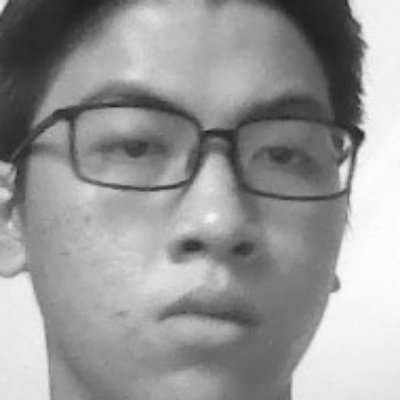
#> input picture face-recognition-project/data/user.123456-CONGHAU.19.jpg, 400 x 400 px, given in place of the camera
$ jupyter execute --allow-errors 'Face recognizer.ipynb'   (text cells are left out)
#> lines starting #> are read from the running program, lines starting #| are printed output that depends on the picture
[cell 1]
#1. Generate dataset
#2. Train the classifier and save it
#3. Detect the face and named it if it is already stored in our dataset

[cell 2]
import cv2

[cell 3]
def generate_dataset() :
    face_classifier = cv2.CascadeClassifier("haarcascade_frontalface_default.xml")
    def face_cropped(img):
        gray = cv2.cvtColor(img, cv2.COLOR_BGR2GRAY)
        faces = face_classifier.detectMultiScale(gray, 1.3, 5)
        #scaling factor=1.3
        #Minimum neighbor=5
        if faces is () :
            return None
        for(x, y, w, h) in faces:
            cropped_face = img[y:y+h, x:x+w]
        return cropped_face
    cap = cv2.VideoCapture(0)
    id = 1
    img_id = 0

    while True :
        ret, frame = cap.read()
#> frame is the input picture: shape (400, 400, 3); min 25, max 254, mean 152.1
        if face_cropped(frame) is not None:
#> in face_cropped, `faces = face_classifier.detectMultiScale(gray, 1.3, 5)`: faces = [[44, 29, 331, 331]]
#> the loop in face_cropped, `for(x, y, w, h) in faces:` made 1 pass
#> pass 1, in face_cropped, `cropped_face = img[y:y+h, x:x+w]`:
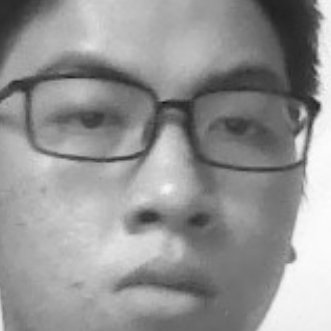
#> cropped_face: shape (331, 331, 3); min 25, max 253, mean 148.1
            img_id += 1
#> img_id = 1
            face = cv2.resize(face_cropped(frame), (200, 200))
#> the loop in face_cropped (call 2), `for(x, y, w, h) in faces:` made 1 pass
            face = cv2.cvtColor(face, cv2.COLOR_BGR2GRAY)
#> face: shape (200, 200)
            file_name_path = "data/user." + str(id) + "." + str(img_id) + ".jpg"
#> file_name_path = 'data/user.1.1.jpg'
            cv2.imwrite(file_name_path, face)
            cv2.putText(face, str(img_id), (50, 50), cv2.FONT_HERSHEY_COMPLEX, 1, (0, 255, 0), 2)
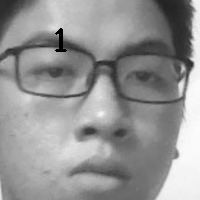
#> face: shape (200, 200); min 0, max 252, mean 147.6

            cv2.imshow("Cropped face", face)
            if cv2.waitKey(1) == 13 or int(img_id) == 30:
#> (key Esc is pressed here)
                break
    cap.release()
    cv2.destroyAllWindows()

generate_dataset()

[cell 4]
import numpy as np
from PIL import Image
import os

[cell 5]
def train_classifier(data_dir) :
#> called with data_dir = 'data'
    path = [os.path.join(data_dir, f) for f in os.listdir(data_dir)]
    faces = []
    ids = []

    for image in path:
        img = Image.open(image).convert('L')
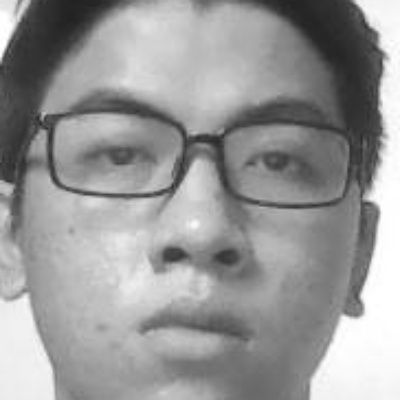
#> input picture face-recognition-project/data/user.123456-CONGHAU.1.jpg, 400 x 400 px
#> img is the input picture: PIL image 400x400 L; min 33, max 255, mean 152.5
        imageNp = np.array(img, 'uint8')
        id = int(os.path.split(image)[1].split(".")[1])

        faces.append(imageNp)
        ids.append(id)
    ids = np.array(ids)

    #Train the classifier anf save
    clf = cv2.face.LBPHFaceRecognizer_create()
    clf.train(faces, ids)
    clf.write("classifier.xml")
#> (the rest of this cell did not finish here and is left out)
